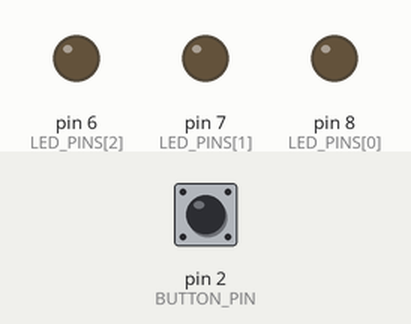
This sketch was run on a simulated Arduino Uno, built with avr-gcc and run on an emulated ATmega328P. On the bench: output pins drawn as LEDs (lit = HIGH). The test bench sets the inputs (shaded band); at power-on: pin 2 (BUTTON_PIN) HIGH.

Above: at 1.2 s.
1.3 s: pin 2 (BUTTON_PIN) pulled LOW for 0.15 s
At 1.7 s:
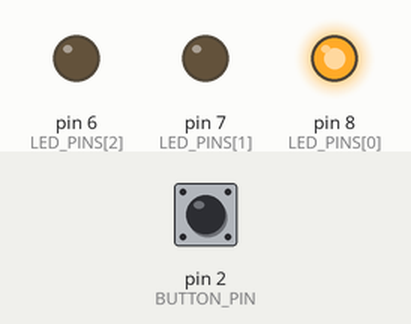
4.4 s: pin 2 (BUTTON_PIN) pulled LOW for 1 s
At 5.8 s:
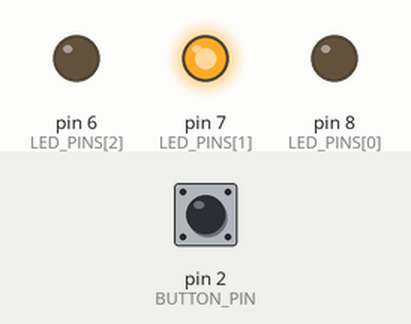
8.4 s: pin 2 (BUTTON_PIN) pulled LOW for 3.2 s
At 10.8 s:
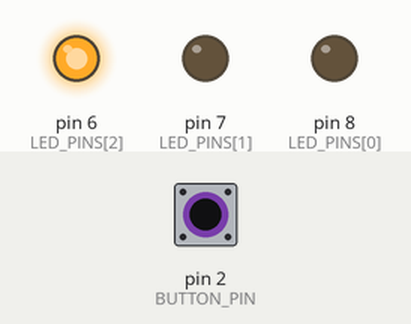
Timing chart, 0 to 15.4 s (numbered marks = the images above; inputs shaded):
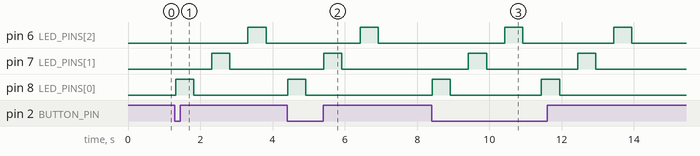

Measured:
- after the input at 1.3 s, pin 6 (LED_PINS[2]): LOW → HIGH after 2.0 s, → LOW 0.50 s later; pin 7 (LED_PINS[1]): LOW → HIGH after 1.0 s, → LOW 0.50 s later; pin 8 (LED_PINS[0]): LOW → HIGH at once, → LOW 0.50 s later
- after the input at 4.4 s, pin 6 (LED_PINS[2]): LOW → HIGH after 2.0 s, → LOW 0.50 s later; pin 7 (LED_PINS[1]): LOW → HIGH after 1.0 s, → LOW 0.50 s later; pin 8 (LED_PINS[0]): LOW → HIGH at once, → LOW 0.50 s later
- after the input at 8.4 s, pin 6 (LED_PINS[2]): alternates HIGH for 0.50 s and LOW for 2.5 s, 4 changes in all, then stays LOW, starting after 2.0 s; pin 7 (LED_PINS[1]): alternates HIGH for 0.50 s and LOW for 2.5 s, 4 changes in all, then stays LOW, starting after 1.0 s

The sketch:

ThreeLightBlink.ino
```cpp
/*
  ECE 1895 - Assignment 9: Hello World
  Part 2: Three Light Blink
  Chuxuan Zhou

  Behavior: while the push button is held down, three LEDs take turns
  (D8 -> D7 -> D6), each on for 0.5 s with a 0.5 s gap.
  If the button is released in the middle of a cycle, the cycle is
  finished first; then all LEDs stay off until the button is pressed
  again.

  Standalone ATmega328P, 16 MHz crystal, programmed as "Arduino Uno"
  with a USBtinyISP (Sketch > Upload Using Programmer).

  Wiring (Arduino pin -> ATmega328P physical pin):
    Button     : D2 -> pin 4, other side of the button to GND
                 (uses the internal pull-up, so pressed = LOW)
    LED 1      : D8 -> pin 14 -> 330 ohm resistor -> LED -> GND
    LED 2      : D7 -> pin 13 -> 330 ohm resistor -> LED -> GND
    LED 3      : D6 -> pin 12 -> 330 ohm resistor -> LED -> GND
*/

const int BUTTON_PIN = 2;                 // ATmega328P pin 4
const int NUM_LEDS = 3;
const int LED_PINS[NUM_LEDS] = {8, 7, 6}; // lit in this order: pin 14, pin 13, pin 12
const unsigned long ON_MS = 500;          // each LED stays on 0.5 s
const unsigned long GAP_MS = 500;         // all off for 0.5 s between LEDs

// The button pulls the pin to GND, so "pressed" reads LOW.
// A second read 20 ms later ignores contact bounce.
bool buttonPressed() {
  if (digitalRead(BUTTON_PIN) == HIGH) {
    return false;
  }
  delay(20);
  return digitalRead(BUTTON_PIN) == LOW;
}

// Edited by Chuxuan Zhou on branch ChuxuanZ-edit (ECE 1895 Assignment 13: Intro to Git)
void allOff() {
  for (int i = 0; i < NUM_LEDS; i++) {
    digitalWrite(LED_PINS[i], LOW);
  }
}

// Edited by Tengyue Zhang on branch TengyueZ-edit (ECE 1895 Assignment 13: Intro to Git)
void setup() {
  pinMode(BUTTON_PIN, INPUT_PULLUP);
  for (int i = 0; i < NUM_LEDS; i++) {
    pinMode(LED_PINS[i], OUTPUT);
  }
  allOff();
}
// Edited by Xiaodong Deng on branch XiaodongD-edit (ECE 1895 Assignment 13: Intro to Git)
void loop() {
  // The button is only checked here, at the start of a cycle.
  // Once a cycle starts it always runs to the end, so releasing the
  // button mid-cycle finishes the current cycle and then stops.
  if (!buttonPressed()) {
    allOff();
    return;
  }

  for (int i = 0; i < NUM_LEDS; i++) {
    digitalWrite(LED_PINS[i], HIGH);
    delay(ON_MS);
    digitalWrite(LED_PINS[i], LOW);
    delay(GAP_MS);
  }
}
```
